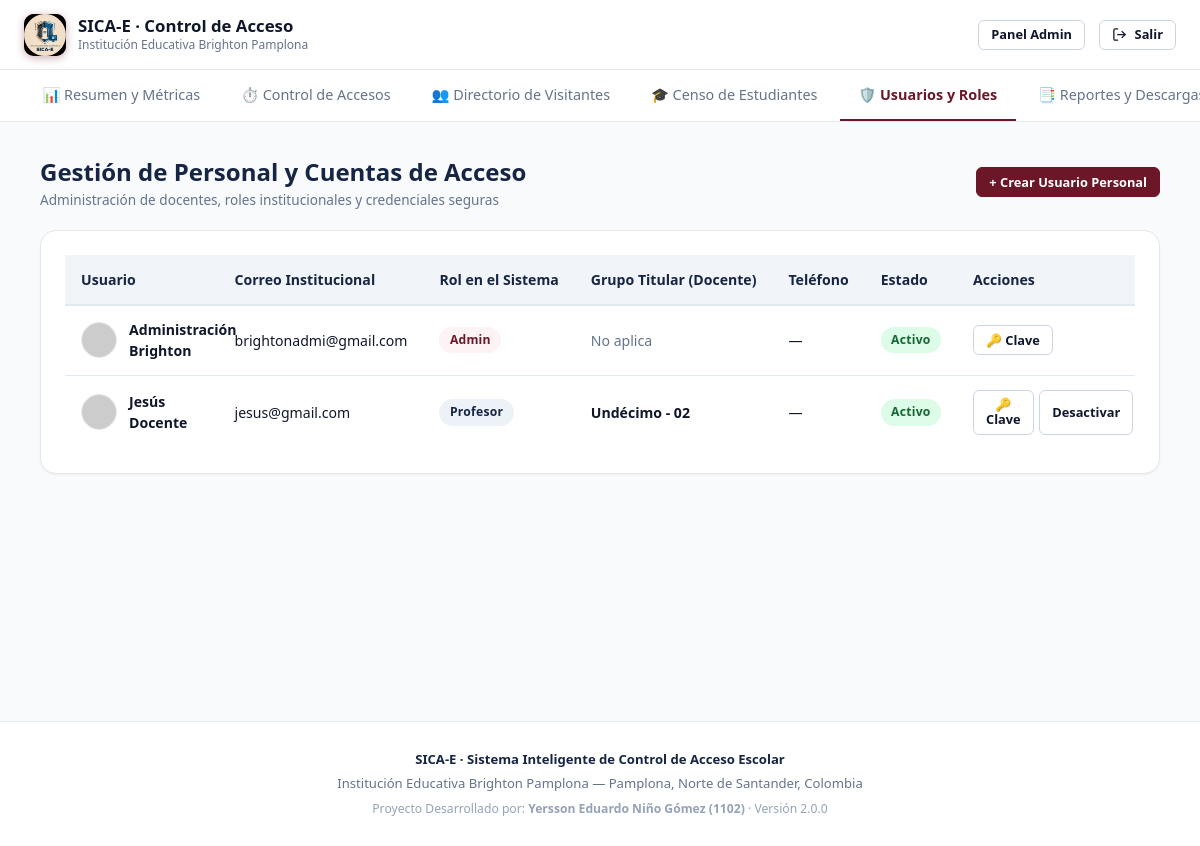
The page /portal-admin/usuarios.php (signed in) on the database its author committed.
### tables this page shows
CREATE TABLE IF NOT EXISTS `users` (
  `id` INT AUTO_INCREMENT PRIMARY KEY,
  `full_name` VARCHAR(120) NOT NULL,
  `email` VARCHAR(120) NOT NULL UNIQUE,
  `password_hash` VARCHAR(255) NOT NULL,
  `role` ENUM('admin', 'profesor') NOT NULL DEFAULT 'profesor',
  `titular_section` ENUM('primaria', 'secundaria') DEFAULT NULL,
  `titular_grade` VARCHAR(50) DEFAULT NULL,
  `titular_course` VARCHAR(10) DEFAULT NULL,
  `phone` VARCHAR(30) DEFAULT NULL,
  `photo_url` TEXT DEFAULT NULL,
  `status` ENUM('activo', 'inactivo') NOT NULL DEFAULT 'activo',
  `created_at` TIMESTAMP DEFAULT CURRENT_TIMESTAMP
);

### public/includes/auth.php (called while the page is built, shortened)
<?php
class Auth {
    public static function check(): bool {
        return isset($_SESSION['user_id']) && !empty($_SESSION['user_id']);
    }
    public static function user(): ?array {
        return [
            'id' => $_SESSION['user_id'],
            'full_name' => $_SESSION['user_name'] ?? '',
            'email' => $_SESSION['user_email'] ?? '',
            'role' => $_SESSION['user_role'] ?? '',
            'titular_section' => $_SESSION['titular_section'] ?? null,
            'titular_grade' => $_SESSION['titular_grade'] ?? null,
            'titular_course' => $_SESSION['titular_course'] ?? null,
            'phone' => $_SESSION['user_phone'] ?? null,
            'photo_url' => $_SESSION['user_photo'] ?? null,
        ];
    }
}

### public/portal-admin/usuarios.php (the view, shortened to what this page needs)
<?php
require_once __DIR__ . '/../includes/auth.php';
$db = getDB();
$usersStmt = $db->query("
    SELECT id, full_name, email, role, titular_grade, titular_course, titular_section, phone, photo_url, status, created_at
    FROM users
    ORDER BY role ASC, full_name ASC
");
$users = $usersStmt->fetchAll();
require_once __DIR__ . '/../includes/header.php';
?>
<nav class="nav-tabs">
  <a href="<?= BASE_URL ?>/portal-admin/" class="nav-tab-item">
    📊 Resumen y Métricas
  </a>
  <a href="<?= BASE_URL ?>/portal-admin/accesos.php" class="nav-tab-item">
    ⏱️ Control de Accesos
  </a>
  <a href="<?= BASE_URL ?>/portal-admin/visitantes.php" class="nav-tab-item">
    👥 Directorio de Visitantes
  </a>
  <a href="<?= BASE_URL ?>/portal-admin/estudiantes.php" class="nav-tab-item">
    🎓 Censo de Estudiantes
  </a>
  <a href="<?= BASE_URL ?>/portal-admin/usuarios.php" class="nav-tab-item active">
    🛡️ Usuarios y Roles
  </a>
  <a href="<?= BASE_URL ?>/portal-admin/reportes.php" class="nav-tab-item">
    📑 Reportes y Descargas
  </a>
</nav>
<main style="flex:1; padding: 2rem 1rem;">
  <div class="container container-lg">
    <div class="quick-toolbar">
      <div>
        <h2 style="font-size:1.5rem; font-weight:800; color:var(--navy);">
          Gestión de Personal y Cuentas de Acceso
        </h2>
        <p style="font-size:0.85rem; color:var(--text-muted);">
          Administración de docentes, roles institucionales y credenciales seguras
        </p>
      </div>
      <button type="button" class="btn btn-wine btn-sm" onclick="document.getElementById('modalNewUser').classList.add('active')">
        + Crear Usuario Personal
      </button>
    </div>
    <div class="card">
      <div class="table-responsive">
        <table class="data-table">
          <thead>
            <tr>
              <th>Usuario</th>
              <th>Correo Institucional</th>
              <th>Rol en el Sistema</th>
              <th>Grupo Titular (Docente)</th>
              <th>Teléfono</th>
              <th>Estado</th>
              <th>Acciones</th>
            </tr>
          </thead>
          <tbody>
            <?php foreach ($users as $u): ?>
              <tr>
                <td>
                  <div style="display:flex; align-items:center; gap:0.75rem;">
                    <img src="<?= htmlspecialchars($u['photo_url'] ?: 'https://api.dicebear.com/9.x/avataaars/svg?seed=' . urlencode($u['full_name'])) ?>"
                         alt="Avatar"
                         style="width:36px; height:36px; border-radius:50%; object-fit:cover; border:1px solid var(--border);">
                    <strong><?= htmlspecialchars($u['full_name']) ?></strong>
                  </div>
                </td>
                <td><?= htmlspecialchars($u['email']) ?></td>
                <td>
                  <span class="badge <?= $u['role'] === 'admin' ? 'badge-wine' : 'badge-navy' ?>">
                    <?= htmlspecialchars($u['role']) ?>
                  </span>
                </td>
                <td>
                  <?php if ($u['role'] === 'profesor' && $u['titular_grade']): ?>
                    <strong><?= htmlspecialchars($u['titular_grade']) ?> - <?= htmlspecialchars($u['titular_course']) ?></strong>
                  <?php else: ?>
                    <span style="color:var(--text-muted);">No aplica</span>
                  <?php endif; ?>
                </td>
                <td><?= htmlspecialchars($u['phone'] ?: '—') ?></td>
                <td>
                  <span class="badge <?= $u['status'] === 'activo' ? 'badge-success' : 'badge-danger' ?>">
                    <?= htmlspecialchars($u['status']) ?>
                  </span>
                </td>
                <td>
                  <div style="display:flex; gap:0.35rem;">
                    <button type="button" class="btn btn-sm btn-outline" onclick="resetPw(<?= $u['id'] ?>)" title="Restablecer Contraseña">
                      🔑 Clave
                    </button>
                    <?php if ($u['id'] != $currentUser['id']): ?>
                      <button type="button" class="btn btn-sm btn-outline" onclick="toggleStatus(<?= $u['id'] ?>)">
                        <?= $u['status'] === 'activo' ? 'Desactivar' : 'Activar' ?>
                      </button>
                    <?php endif; ?>
                  </div>
                </td>
              </tr>
            <?php endforeach; ?>
          </tbody>
        </table>
      </div>
    </div>
  </div>
</main>
<?php require_once __DIR__ . '/../includes/footer.php'; ?>

### public/assets/css/main.css (style rules this page uses)
:root { --wine: #6B1728; --wine-hover: #50111e; --wine-light: #fdf2f4; --wine-border: #f3c2c9; --navy: #162544; --navy-hover: #0d172c; --navy-light: #edf2f9; --navy-border: #bccde3; --gold: #d97706; --gold-light: #fef3c7; --success: #16a34a; --success-light: #dcfce7; --warning: #eab308; --warning-light: #fef9c3; --danger: #dc2626; --danger-light: #fee2e2; --info: #0284c7; --info-light: #e0f2fe; --bg-main: #f8fafc; --bg-card: #ffffff; --bg-muted: #f1f5f9; --text-main: #0f172a; --text-muted: #64748b; --text-light: #94a3b8; --border: #e2e8f0; --border-strong: #cbd5e1; --shadow-sm: 0 1px 2px 0 rgb(0 0 0 / 0.05); --shadow-md: 0 4px 6px -1px rgb(0 0 0 / 0.08), 0 2px 4px -2px rgb(0 0 0 / 0.05); --shadow-lg: 0 10px 15px -3px rgb(0 0 0 / 0.08), 0 4px 6px -4px rgb(0 0 0 / 0.04); --shadow-xl: 0 20px 25px -5px rgb(0 0 0 / 0.1), 0 8px 10px -6px rgb(0 0 0 / 0.06); --radius-sm: 6px; --radius-md: 10px; --radius-lg: 16px; --radius-full: 9999px; --font-sans: system-ui, -apple-system, BlinkMacSystemFont, 'Segoe UI', Roboto, Helvetica, Arial, sans-serif; }
*, *::before, *::after { box-sizing: border-box; margin: 0; padding: 0; }
body { font-family: var(--font-sans); background-color: var(--bg-main); color: var(--text-main); line-height: 1.5; -webkit-font-smoothing: antialiased; min-height: 100vh; display: flex; flex-direction: column; }
a { color: inherit; text-decoration: none; }
img, svg, video, canvas { display: block; max-width: 100%; }
button, input, select, textarea { font: inherit; }
.container { width: 100%; max-width: 1200px; margin: 0 auto; padding: 0 1.5rem; }
.container-lg { max-width: 1360px; }
.nav-tabs { display: flex; gap: 0.25rem; border-bottom: 1px solid var(--border); background: var(--bg-card); padding: 0 1.5rem; overflow-x: auto; }
.nav-tab-item { display: inline-flex; align-items: center; gap: 0.5rem; padding: 0.85rem 1.15rem; font-size: 0.9rem; font-weight: 500; color: var(--text-muted); border-bottom: 2.5px solid transparent; transition: all 0.15s ease; white-space: nowrap; }
.nav-tab-item.active { color: var(--wine); border-bottom-color: var(--wine); font-weight: 600; }
.card { background: var(--bg-card); border: 1px solid var(--border); border-radius: var(--radius-lg); box-shadow: var(--shadow-sm); padding: 1.5rem; transition: box-shadow 0.2s ease, border-color 0.2s ease; }

### public/assets/css/components.css (style rules this page uses)
.btn { display: inline-flex; align-items: center; justify-content: center; gap: 0.5rem; padding: 0.65rem 1.25rem; font-size: 0.9rem; font-weight: 600; border-radius: var(--radius-md); border: 1px solid transparent; cursor: pointer; text-decoration: none; transition: all 0.18s ease; line-height: 1.2; }
.btn-sm { padding: 0.4rem 0.75rem; font-size: 0.8rem; border-radius: var(--radius-sm); }
.btn-wine { background-color: var(--wine); color: #ffffff; border-color: var(--wine); }
.btn-outline { background-color: transparent; border-color: var(--border-strong); color: var(--text-main); }
.badge { display: inline-flex; align-items: center; gap: 0.35rem; padding: 0.25rem 0.65rem; font-size: 0.76rem; font-weight: 600; border-radius: var(--radius-full); text-transform: capitalize; letter-spacing: 0.02em; }
.badge-success { background-color: var(--success-light); color: #166534; }
.badge-wine { background-color: var(--wine-light); color: var(--wine); }
.badge-navy { background-color: var(--navy-light); color: var(--navy); }
.table-responsive { width: 100%; overflow-x: auto; -webkit-overflow-scrolling: touch; }
.data-table { width: 100%; border-collapse: collapse; text-align: left; font-size: 0.88rem; }
.data-table th { background-color: var(--bg-muted); color: var(--navy); font-weight: 700; padding: 0.85rem 1rem; border-bottom: 2px solid var(--border); white-space: nowrap; }
.data-table td { padding: 0.85rem 1rem; border-bottom: 1px solid var(--border); color: var(--text-main); vertical-align: middle; }
.data-table tbody tr:last-child td { border-bottom: none; }

### public/assets/css/portals.css (style rules this page uses)
.quick-toolbar { display: flex; align-items: center; justify-content: space-between; flex-wrap: wrap; gap: 0.75rem; margin-bottom: 1.25rem; }

### rows shown on the page
users: full_name "Administración Brighton", email "brightonadmi@gmail.com", role "Admin", shows "No aplica", phone "—", status "Activo"
users: full_name "Jesús Docente", email "jesus@gmail.com", role "Profesor", titular_grade "Undécimo", titular_course "02", phone "—", status "Activo", shows "Desactivar"

### other values the page prints
APP_NAME "SICA-E"
INSTITUTION_NAME "Institución Educativa Brighton Pamplona"
APP_FULL_NAME "Sistema Inteligente de Control de Acceso Escolar"
AUTHOR_NAME "Yersson Eduardo Niño Gómez (1102)"
APP_VERSION "2.0.0"
